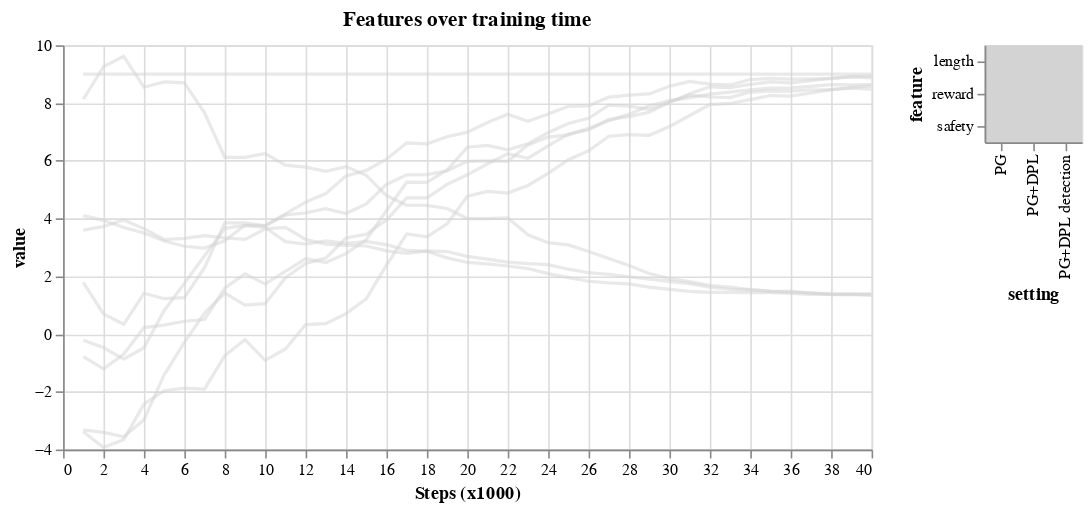

Notebook source saved alongside this figure:
### Code cell
file_pg            = "pg_grid2x2_raw"
file_pg_dpl        = "pg_dpl_nodetect_grid2x2_raw"
file_pg_dpl_detect = "pg_dpl_detect_grid2x2_raw"

logger_files = [file_pg,file_pg_dpl,file_pg_dpl_detect]

# load dataframes
data_frames = []
for logger_file in logger_files:
    pkl_path = f"{folderpath}{logger_file}.pkl"
    d = pd.read_pickle(pkl_path)
    data_frames.append(d)
    
chart = make_chart2(data_frames, title='Features over training time',
                        keys=['PG', 'PG+DPL', 'PG+DPL detection'], window_speed=1000)
chart

### Figure 1 — Vega-Lite specification as saved in the notebook (floating-point values rounded to 4 significant figures; data arrays with more than 128 entries replaced by an {"elided": "..."} marker saying what was removed)
{"config": {"view": {"continuousWidth": 400, "continuousHeight": 300}}, "hconcat": [{"mark": {"type": "line", "opacity": 0.5}, "encoding": {"color": {"condition": {"type": "nominal", "field": "series", "legend": null, "scale": {"scheme": "dark2"}, "selection": "selector001"}, "value": "lightgray"}, "x": {"type": "quantitative", "axis": {"tickMinStep": 1, "title": "Steps (x1000)"}, "field": "n_steps"}, "y": {"type": "quantitative", "axis": {"tickMinStep": 0.1, "title": "value"}, "field": "value", "sort": "ascending"}}, "height": 250, "selection": {"selector001": {"type": "multi", "fields": ["setting", "feature"], "empty": "none"}, "selector002": {"type": "interval", "bind": "scales", "encodings": ["x", "y"]}}, "title": "Features over training time", "width": 500}, {"mark": "rect", "encoding": {"color": {"condition": {"type": "nominal", "field": "series", "legend": null, "scale": {"scheme": "dark2"}, "selection": "selector001"}, "value": "lightgray"}, "x": {"type": "nominal", "axis": {"orient": "bottom"}, "field": "setting"}, "y": {"type": "nominal", "field": "feature"}}, "selection": {"selector001": {"type": "multi", "fields": ["setting", "feature"], "empty": "none"}}}], "data": {"name": "data-33e279c800954ae4bc7f565652e715dd"}, "$schema": "https://vega.github.io/schema/vega-lite/v4.8.1.json", "datasets": {"data-33e279c800954ae4bc7f565652e715dd": {"elided": "360 records"}}}
